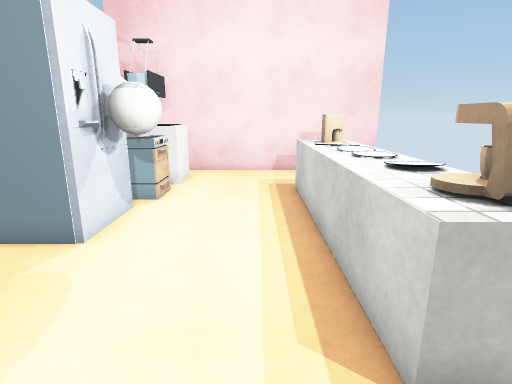
view 1 (above)

16 first-person views from a walk through a Unity game level. The camera is 1.5 m above the floor, tilts 14° down and sees 80° across. The floor is counted in squares, 0.5 m on a side. Each view is taken from the middle of a square. On the plan, view 1 faces up. The plan holds only what a view shows up to about 20 squares ahead; the rest is blank. The place goes on beyond the plan. The player character is not drawn. Some surface patterns are stand-ins.

view 2
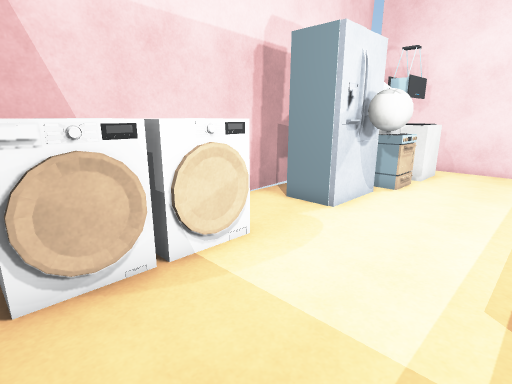

view 3
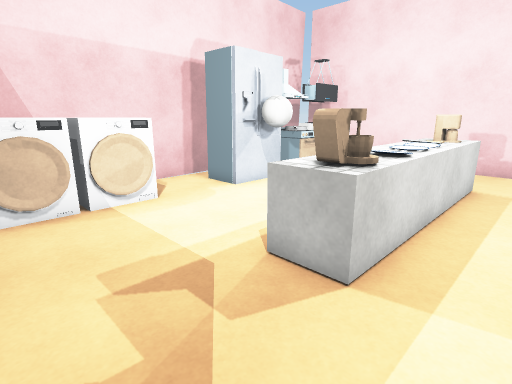

view 4
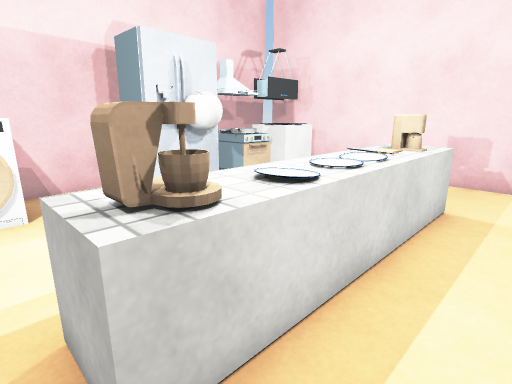

view 5
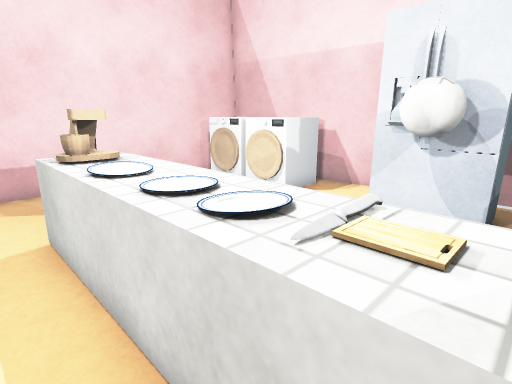

view 6
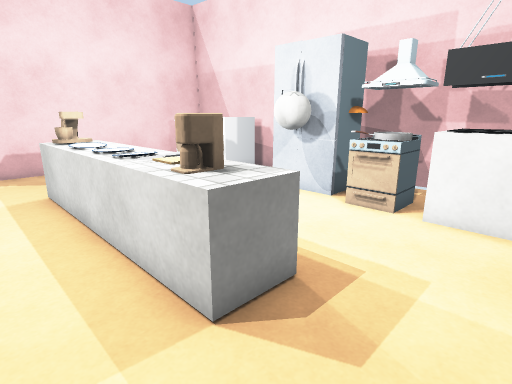

view 7
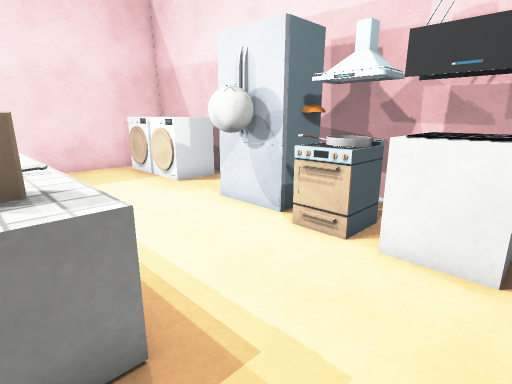

view 8
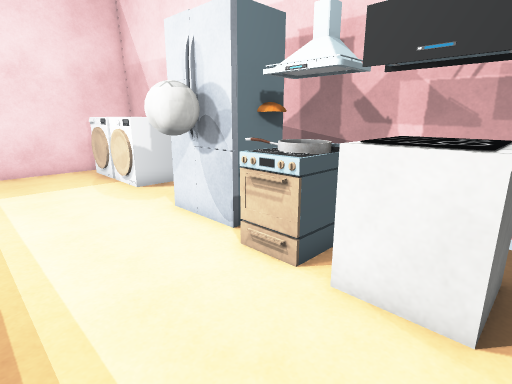

view 9
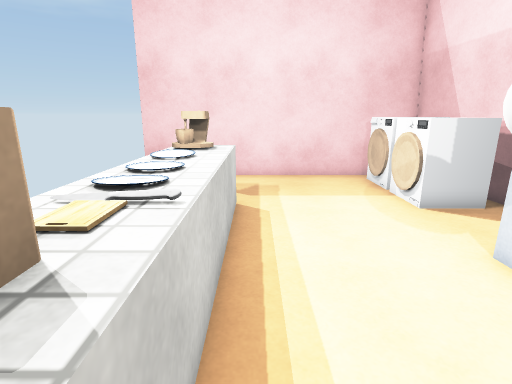

view 10
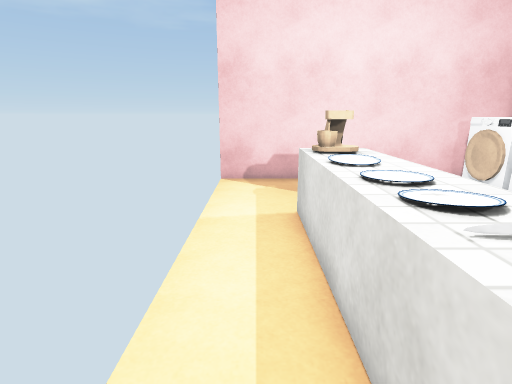

view 11
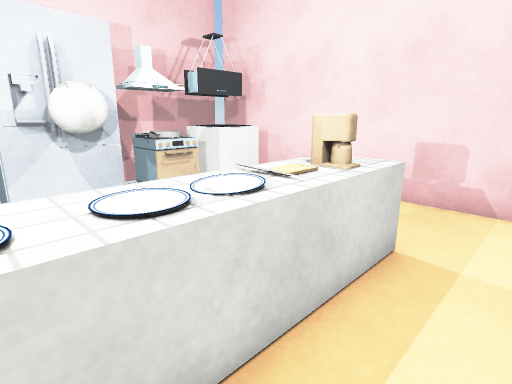

view 12
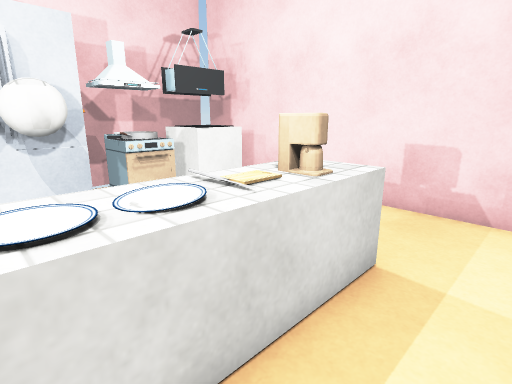

view 13
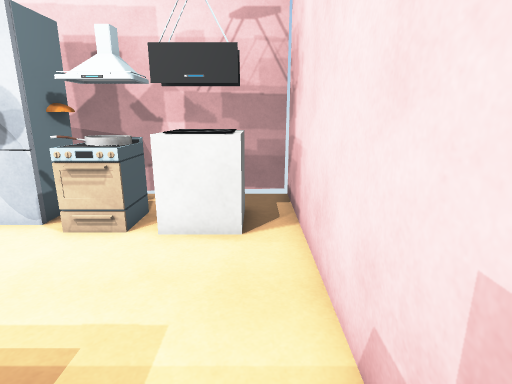

view 14
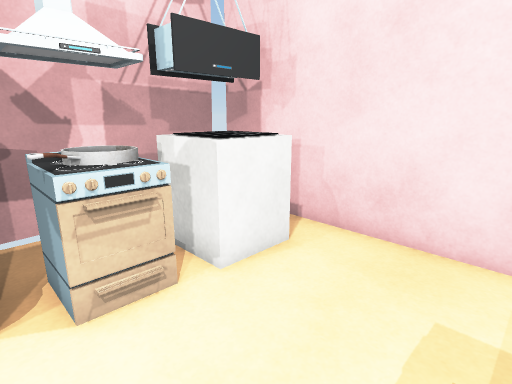

view 15
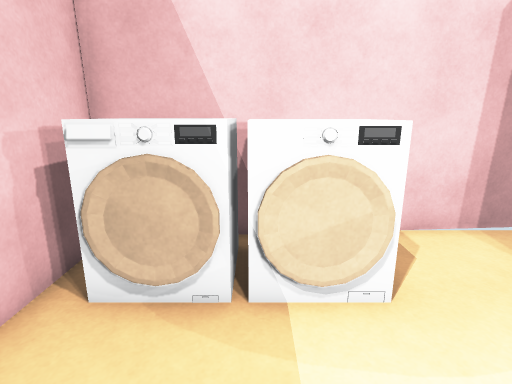

view 16
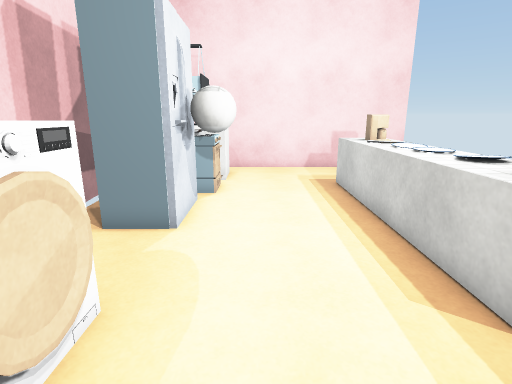

### Floor plan
Points are (right, up) in squares from view 1. A wall is a line through its corners. A room is listed if a view was taken in it or the views show most of it. See-through windows are left out.
Room 1 (views 1, 2, 3, 4, 5, 6, 7, 8, 9, 10, 11, 12, 13, 14, 15, 16)
walls: (-8.5, 16.6) (-7.1, -2.7) (6.8, -2.7); (6.8, 17.3) (-7.8, 17.3)
low walls: (1.7, 7.4) (1.7, 8.6); (1.7, 4.4) (1.7, 6.6); (1.7, 10.4) (1.7, 12.8) (3.7, 12.8) (3.7, 2.7) (1.7, 2.7) (1.7, 3.6)
objects: dryer (-7, -2) to (-4, 1); washer (-7, 1) to (-4, 3); other object (-6, 7) to (-5, 7); other object (-6, 10) to (-4, 10); other object (-6, 14) to (-3, 16); stove (-5, 11) to (-4, 13); ball (-4, 9); other object (2, 4) to (3, 4); other object (2, 7) to (3, 7); other object (2, 9) to (3, 9); other object (2, 10) to (3, 10); other object (3, 5) to (3, 6); other object (3, 11) to (3, 12)

Where each view was taken, in squares from view 1:
view 1: 0 up, 0 right, facing up
view 2: 2 down, 1 right, facing up-left
view 3: 2 down, 6 right, facing up-left
view 4: 2 up, 6 right, facing up-left
view 5: 11 up, 5 right, facing down-left
view 6: 16 up, 6 right, facing down-left
view 7: 16 up, 3 right, facing down-left
view 8: 16 up, 1 right, facing down-left
view 9: 13 up, 1 right, facing down
view 10: 12 up, 5 right, facing down
view 11: 6 up, 6 right, facing up-left
view 12: 7 up, 6 right, facing up-left
view 13: 16 up, 4 right, facing left
view 14: 10 up, 1 right, facing up-left
view 15: 1 up, 0 right, facing left
view 16: 1 down, 2 left, facing up
